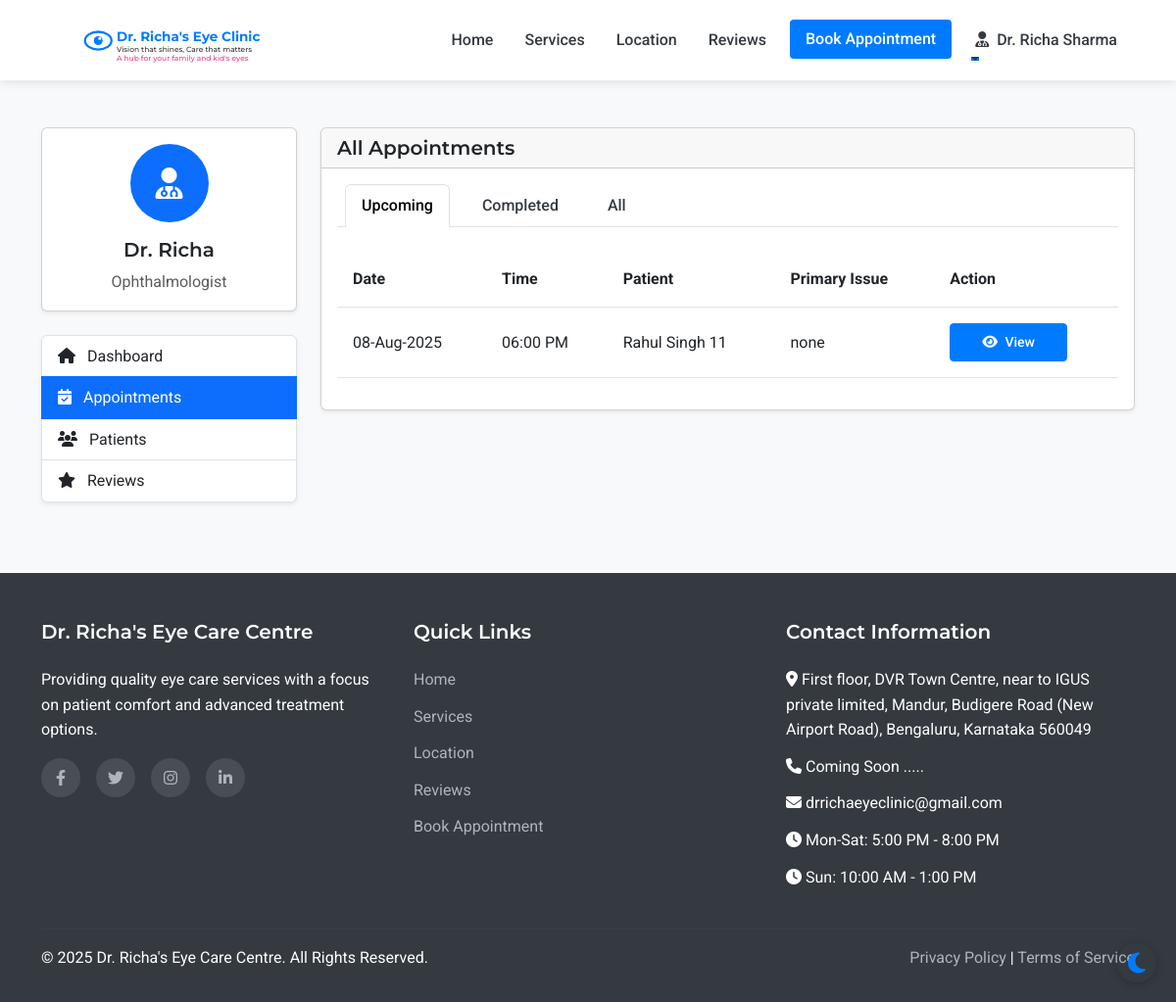
The page /admin/appointments (signed in) on the database as committed earlier.
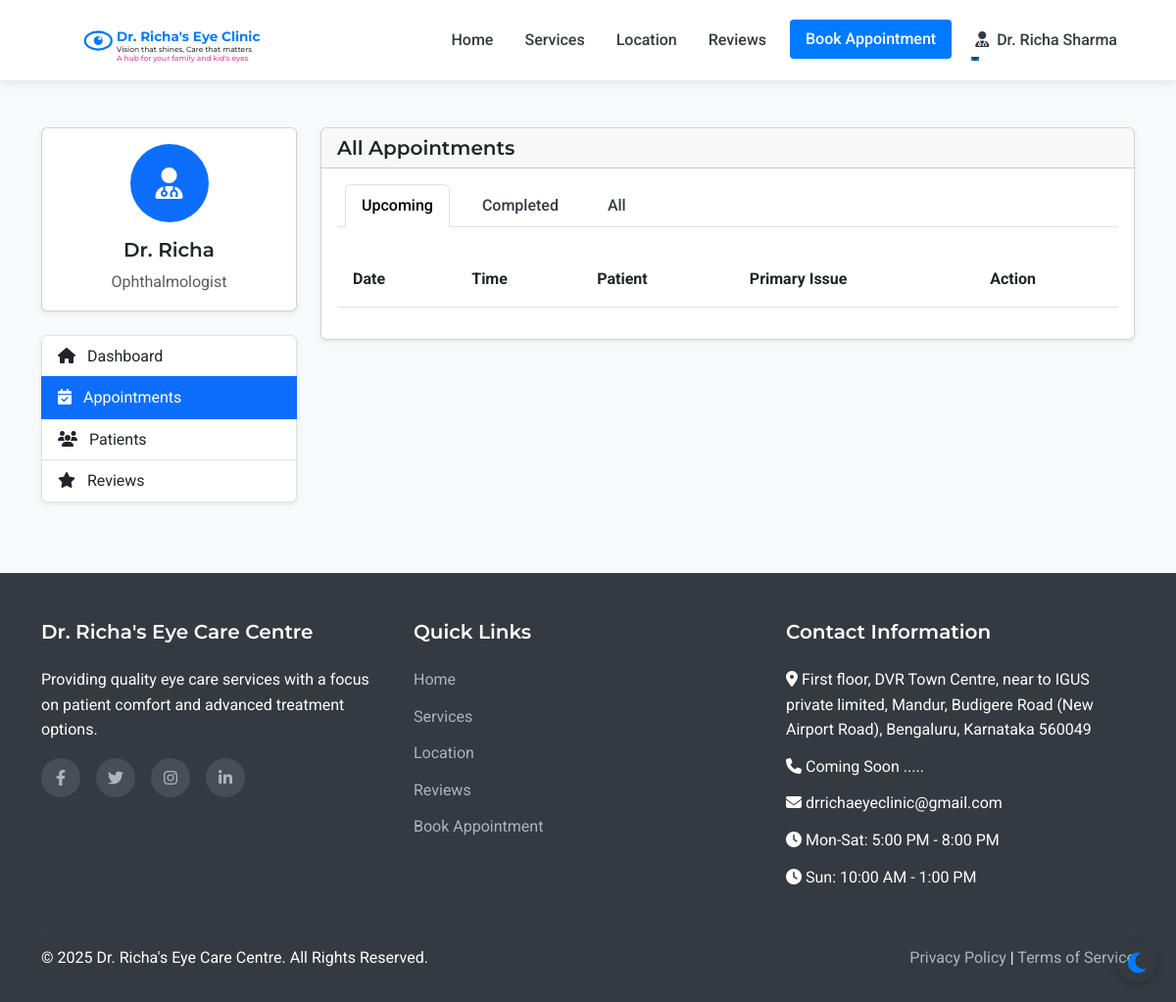
The same page on the database as committed later.
### models.py (models this page shows, shortened)
class Appointment(db.Model):
    id = db.Column(db.Integer, primary_key=True)
    patient_id = db.Column(db.Integer, db.ForeignKey('patient.id'), nullable=False)
    appointment_date = db.Column(db.Date, nullable=False)
    appointment_time = db.Column(db.Time, nullable=False)
    primary_issue = db.Column(db.Text, nullable=True)
    referral_info = db.Column(db.String(255), nullable=True)
    status = db.Column(db.String(20), default='scheduled')  # scheduled, completed, cancelled
    created_at = db.Column(db.DateTime, default=datetime.utcnow)
    consultation_fee = db.Column(db.Float, nullable=False, default=500.0)
    payment_status = db.Column(db.String(20), default='pending')  # pending, paid

class Patient(UserMixin, db.Model):
    id = db.Column(db.Integer, primary_key=True)
    full_name = db.Column(db.String(100), nullable=False)
    mobile_number = db.Column(db.String(15), nullable=False)
    email = db.Column(db.String(100), nullable=True)
    age = db.Column(db.Integer, nullable=False)
    sex = db.Column(db.String(10), nullable=True)
    password_hash = db.Column(db.String(256), nullable=True)
    is_registered = db.Column(db.Boolean, default=False)
    created_at = db.Column(db.DateTime, nullable=False, default=datetime.utcnow)
    appointments = db.relationship('Appointment', backref='patient', lazy=True)
    doctor_prescriptions = db.relationship('DoctorPrescription', backref='patient', lazy=True)
    optometrist_prescriptions = db.relationship('OptometristPrescription', backref='patient', lazy=True)

### routes.py (the view)
@app.route('/admin/appointments')
@login_required
def admin_appointments():
    if not (isinstance(current_user, Admin) or isinstance(current_user, Doctor) or isinstance(current_user, Assistant)):
        flash('Access denied. Staff privileges required.', 'danger')
        return redirect(url_for('index'))
    appointments = Appointment.query.order_by(desc(Appointment.appointment_date), desc(Appointment.appointment_time)).all()
    return render_template('admin/appointments.html', appointments=appointments)

### app.py (called while the page is built)
@login_manager.user_loader
def load_user(user_id):
    from models import Doctor, Assistant, Admin, Patient
    try:
        if user_id.startswith('doctor_'):
            return Doctor.query.get(int(user_id.split('_')[1]))
        elif user_id.startswith('assistant_'):
            return Assistant.query.get(int(user_id.split('_')[1]))
        elif user_id.startswith('admin_'):
            return Admin.query.get(int(user_id.split('_')[1]))
        else:
            return Patient.query.get(int(user_id))
    except (ValueError, AttributeError):
        return None

### routes.py (called while the page is built)
@app.context_processor
def inject_now():
    return {'now': datetime.now()}

### templates/admin/appointments.html (shortened to what the changed rows need)
{% extends 'layout.html' %}
{% block content %}
<section class="py-5 bg-light">
    <div class="container">
        <div class="row">
            <div class="col-lg-9">
                <div class="card shadow-sm">
                    <div class="card-body">
                        <div class="tab-content" id="appointmentTabsContent">
                            <div class="tab-pane fade show active" id="upcoming" role="tabpanel" aria-labelledby="upcoming-tab">
                                <div class="table-responsive">
                                    <table class="table table-hover">
                                        <thead>
                                            <tr>
                                                <th>Date</th>
                                                <th>Time</th>
                                                <th>Patient</th>
                                                <th>Primary Issue</th>
                                                <th>Action</th>
                                            </tr>
                                        </thead>
                                        <tbody>
                                            {% for appointment in appointments %}
                                                {% if appointment.appointment_date >= now.date() and appointment.status == 'scheduled' %}
                                                    <tr>
                                                        <td>{{ appointment.appointment_date.strftime('%d-%b-%Y') }}</td>
                                                        <td>{{ appointment.appointment_time.strftime('%I:%M %p') }}</td>
                                                        <td>{{ appointment.patient.full_name }}</td>
                                                        <td>{{ appointment.primary_issue or 'Not specified' }}</td>
                                                        <td>
                                                            <a href="{{ url_for('admin_appointment_view', appointment_id=appointment.id) }}" class="btn btn-sm btn-primary">
                                                                <i class="fas fa-eye me-1"></i> View
                                                            </a>
                                                        </td>
                                                    </tr>
                                                {% endif %}
                                            {% endfor %}
                                        </tbody>
                                    </table>
                                </div>
                            </div>
                        </div>
                    </div>
                </div>
            </div>
        </div>
    </div>
</section>
{% endblock %}

Rows that differ between the two databases and show on the page:
removed Appointment: appointment_date "08-Aug-2025", appointment_time "06:00 PM", patient.full_name "Rahul Singh 11", primary_issue "none"
